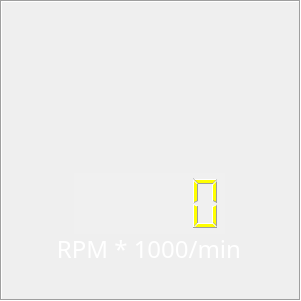
<?xml version="1.0" encoding="UTF-8"?>
<ui version="4.0">
 <class>rpm_widget</class>
 <widget class="QWidget" name="rpm_widget">
  <property name="geometry">
   <rect>
    <x>0</x>
    <y>0</y>
    <width>301</width>
    <height>301</height>
   </rect>
  </property>
  <property name="windowTitle">
   <string>Form</string>
  </property>
  <property name="styleSheet">
   <string notr="true">background: none;</string>
  </property>
  <widget class="QLabel" name="rpmCaption">
   <property name="geometry">
    <rect>
     <x>50</x>
     <y>238</y>
     <width>191</width>
     <height>21</height>
    </rect>
   </property>
   <property name="font">
    <font>
     <family>Levenim MT</family>
     <pointsize>18</pointsize>
    </font>
   </property>
   <property name="styleSheet">
    <string notr="true">color: white; background:none;</string>
   </property>
   <property name="text">
    <string>RPM * 1000/min</string>
   </property>
   <property name="alignment">
    <set>Qt::AlignRight|Qt::AlignTrailing|Qt::AlignVCenter</set>
   </property>
  </widget>
  <widget class="QGraphicsView" name="graphicsView">
   <property name="geometry">
    <rect>
     <x>0</x>
     <y>0</y>
     <width>301</width>
     <height>301</height>
    </rect>
   </property>
   <property name="styleSheet">
    <string notr="true">background: transparent; </string>
   </property>
  </widget>
  <widget class="QLCDNumber" name="rpmNumber">
   <property name="geometry">
    <rect>
     <x>74</x>
     <y>173</y>
     <width>151</width>
     <height>61</height>
    </rect>
   </property>
   <property name="styleSheet">
    <string notr="true">color: yellow;
background-color: rgba(255, 255, 255, 20)</string>
   </property>
   <property name="frameShape">
    <enum>QFrame::NoFrame</enum>
   </property>
   <property name="digitCount">
    <number>5</number>
   </property>
  </widget>
  <widget class="QLabel" name="black_circle">
   <property name="geometry">
    <rect>
     <x>0</x>
     <y>0</y>
     <width>301</width>
     <height>301</height>
    </rect>
   </property>
   <property name="layoutDirection">
    <enum>Qt::RightToLeft</enum>
   </property>
   <property name="styleSheet">
    <string notr="true">background-color: none;</string>
   </property>
   <property name="frameShape">
    <enum>QFrame::Box</enum>
   </property>
   <property name="frameShadow">
    <enum>QFrame::Sunken</enum>
   </property>
   <property name="text">
    <string/>
   </property>
   <property name="pixmap">
    <pixmap>img/blackcircle.png</pixmap>
   </property>
   <property name="scaledContents">
    <bool>true</bool>
   </property>
  </widget>
  <widget class="QWidget" name="dots_widget" native="true">
   <property name="enabled">
    <bool>true</bool>
   </property>
   <property name="geometry">
    <rect>
     <x>0</x>
     <y>0</y>
     <width>301</width>
     <height>301</height>
    </rect>
   </property>
   <widget class="QLabel" name="circle1">
    <property name="geometry">
     <rect>
      <x>14</x>
      <y>195</y>
      <width>31</width>
      <height>31</height>
     </rect>
    </property>
    <property name="text">
     <string/>
    </property>
    <property name="pixmap">
     <pixmap>img/colorized_circles/circle1.png</pixmap>
    </property>
    <property name="scaledContents">
     <bool>true</bool>
    </property>
   </widget>
   <widget class="QLabel" name="circle2">
    <property name="geometry">
     <rect>
      <x>7</x>
      <y>172</y>
      <width>31</width>
      <height>31</height>
     </rect>
    </property>
    <property name="text">
     <string/>
    </property>
    <property name="pixmap">
     <pixmap>img/colorized_circles/circle2.png</pixmap>
    </property>
    <property name="scaledContents">
     <bool>true</bool>
    </property>
   </widget>
   <widget class="QLabel" name="circle3">
    <property name="geometry">
     <rect>
      <x>1</x>
      <y>148</y>
      <width>31</width>
      <height>31</height>
     </rect>
    </property>
    <property name="text">
     <string/>
    </property>
    <property name="pixmap">
     <pixmap>img/colorized_circles/circle3.png</pixmap>
    </property>
    <property name="scaledContents">
     <bool>true</bool>
    </property>
   </widget>
   <widget class="QLabel" name="circle4">
    <property name="geometry">
     <rect>
      <x>2</x>
      <y>124</y>
      <width>31</width>
      <height>31</height>
     </rect>
    </property>
    <property name="text">
     <string/>
    </property>
    <property name="pixmap">
     <pixmap>img/colorized_circles/circle4.png</pixmap>
    </property>
    <property name="scaledContents">
     <bool>true</bool>
    </property>
   </widget>
   <widget class="QLabel" name="circle5">
    <property name="geometry">
     <rect>
      <x>8</x>
      <y>99</y>
      <width>31</width>
      <height>31</height>
     </rect>
    </property>
    <property name="text">
     <string/>
    </property>
    <property name="pixmap">
     <pixmap>img/colorized_circles/circle5.png</pixmap>
    </property>
    <property name="scaledContents">
     <bool>true</bool>
    </property>
   </widget>
   <widget class="QLabel" name="circle6">
    <property name="geometry">
     <rect>
      <x>18</x>
      <y>75</y>
      <width>31</width>
      <height>31</height>
     </rect>
    </property>
    <property name="text">
     <string/>
    </property>
    <property name="pixmap">
     <pixmap>img/colorized_circles/circle6.png</pixmap>
    </property>
    <property name="scaledContents">
     <bool>true</bool>
    </property>
   </widget>
   <widget class="QLabel" name="circle7">
    <property name="geometry">
     <rect>
      <x>31</x>
      <y>54</y>
      <width>31</width>
      <height>31</height>
     </rect>
    </property>
    <property name="text">
     <string/>
    </property>
    <property name="pixmap">
     <pixmap>img/colorized_circles/circle7.png</pixmap>
    </property>
    <property name="scaledContents">
     <bool>true</bool>
    </property>
   </widget>
   <widget class="QLabel" name="circle8">
    <property name="geometry">
     <rect>
      <x>48</x>
      <y>36</y>
      <width>31</width>
      <height>31</height>
     </rect>
    </property>
    <property name="text">
     <string/>
    </property>
    <property name="pixmap">
     <pixmap>img/colorized_circles/circle8.png</pixmap>
    </property>
    <property name="scaledContents">
     <bool>true</bool>
    </property>
   </widget>
   <widget class="QLabel" name="circle9">
    <property name="geometry">
     <rect>
      <x>68</x>
      <y>21</y>
      <width>31</width>
      <height>31</height>
     </rect>
    </property>
    <property name="text">
     <string/>
    </property>
    <property name="pixmap">
     <pixmap>img/colorized_circles/circle9.png</pixmap>
    </property>
    <property name="scaledContents">
     <bool>true</bool>
    </property>
   </widget>
   <widget class="QLabel" name="circle10">
    <property name="geometry">
     <rect>
      <x>89</x>
      <y>11</y>
      <width>31</width>
      <height>31</height>
     </rect>
    </property>
    <property name="text">
     <string/>
    </property>
    <property name="pixmap">
     <pixmap>img/colorized_circles/circle10.png</pixmap>
    </property>
    <property name="scaledContents">
     <bool>true</bool>
    </property>
   </widget>
   <widget class="QLabel" name="circle11">
    <property name="enabled">
     <bool>true</bool>
    </property>
    <property name="geometry">
     <rect>
      <x>112</x>
      <y>4</y>
      <width>31</width>
      <height>31</height>
     </rect>
    </property>
    <property name="text">
     <string/>
    </property>
    <property name="pixmap">
     <pixmap>img/colorized_circles/circle11.png</pixmap>
    </property>
    <property name="scaledContents">
     <bool>true</bool>
    </property>
   </widget>
   <widget class="QLabel" name="circle12">
    <property name="geometry">
     <rect>
      <x>136</x>
      <y>1</y>
      <width>31</width>
      <height>31</height>
     </rect>
    </property>
    <property name="text">
     <string/>
    </property>
    <property name="pixmap">
     <pixmap>img/colorized_circles/circle12.png</pixmap>
    </property>
    <property name="scaledContents">
     <bool>true</bool>
    </property>
   </widget>
   <widget class="QLabel" name="circle13">
    <property name="geometry">
     <rect>
      <x>159</x>
      <y>5</y>
      <width>31</width>
      <height>31</height>
     </rect>
    </property>
    <property name="text">
     <string/>
    </property>
    <property name="pixmap">
     <pixmap>img/colorized_circles/circle13.png</pixmap>
    </property>
    <property name="scaledContents">
     <bool>true</bool>
    </property>
   </widget>
   <widget class="QLabel" name="circle14">
    <property name="geometry">
     <rect>
      <x>182</x>
      <y>11</y>
      <width>31</width>
      <height>31</height>
     </rect>
    </property>
    <property name="text">
     <string/>
    </property>
    <property name="pixmap">
     <pixmap>img/colorized_circles/circle14.png</pixmap>
    </property>
    <property name="scaledContents">
     <bool>true</bool>
    </property>
   </widget>
   <widget class="QLabel" name="circle15">
    <property name="geometry">
     <rect>
      <x>205</x>
      <y>21</y>
      <width>31</width>
      <height>31</height>
     </rect>
    </property>
    <property name="text">
     <string/>
    </property>
    <property name="pixmap">
     <pixmap>img/colorized_circles/circle15.png</pixmap>
    </property>
    <property name="scaledContents">
     <bool>true</bool>
    </property>
   </widget>
   <widget class="QLabel" name="circle16">
    <property name="geometry">
     <rect>
      <x>224</x>
      <y>37</y>
      <width>31</width>
      <height>31</height>
     </rect>
    </property>
    <property name="text">
     <string/>
    </property>
    <property name="pixmap">
     <pixmap>img/colorized_circles/circle16.png</pixmap>
    </property>
    <property name="scaledContents">
     <bool>true</bool>
    </property>
   </widget>
   <widget class="QLabel" name="circle17">
    <property name="geometry">
     <rect>
      <x>241</x>
      <y>55</y>
      <width>31</width>
      <height>31</height>
     </rect>
    </property>
    <property name="text">
     <string/>
    </property>
    <property name="pixmap">
     <pixmap>img/colorized_circles/circle17.png</pixmap>
    </property>
    <property name="scaledContents">
     <bool>true</bool>
    </property>
   </widget>
   <widget class="QLabel" name="circle18">
    <property name="geometry">
     <rect>
      <x>253</x>
      <y>75</y>
      <width>31</width>
      <height>31</height>
     </rect>
    </property>
    <property name="text">
     <string/>
    </property>
    <property name="pixmap">
     <pixmap>img/colorized_circles/circle18.png</pixmap>
    </property>
    <property name="scaledContents">
     <bool>true</bool>
    </property>
   </widget>
   <widget class="QLabel" name="circle19">
    <property name="geometry">
     <rect>
      <x>263</x>
      <y>98</y>
      <width>31</width>
      <height>31</height>
     </rect>
    </property>
    <property name="text">
     <string/>
    </property>
    <property name="pixmap">
     <pixmap>img/colorized_circles/circle19.png</pixmap>
    </property>
    <property name="scaledContents">
     <bool>true</bool>
    </property>
   </widget>
   <widget class="QLabel" name="circle20">
    <property name="geometry">
     <rect>
      <x>269</x>
      <y>121</y>
      <width>31</width>
      <height>31</height>
     </rect>
    </property>
    <property name="text">
     <string/>
    </property>
    <property name="pixmap">
     <pixmap>img/colorized_circles/circle20.png</pixmap>
    </property>
    <property name="scaledContents">
     <bool>true</bool>
    </property>
   </widget>
   <widget class="QLabel" name="circle21">
    <property name="geometry">
     <rect>
      <x>270</x>
      <y>145</y>
      <width>31</width>
      <height>31</height>
     </rect>
    </property>
    <property name="text">
     <string/>
    </property>
    <property name="pixmap">
     <pixmap>img/colorized_circles/circle21.png</pixmap>
    </property>
    <property name="scaledContents">
     <bool>true</bool>
    </property>
   </widget>
   <widget class="QLabel" name="circle22">
    <property name="geometry">
     <rect>
      <x>266</x>
      <y>169</y>
      <width>31</width>
      <height>31</height>
     </rect>
    </property>
    <property name="text">
     <string/>
    </property>
    <property name="pixmap">
     <pixmap>img/colorized_circles/circle22.png</pixmap>
    </property>
    <property name="scaledContents">
     <bool>true</bool>
    </property>
   </widget>
   <widget class="QLabel" name="circle23">
    <property name="geometry">
     <rect>
      <x>257</x>
      <y>191</y>
      <width>31</width>
      <height>31</height>
     </rect>
    </property>
    <property name="text">
     <string/>
    </property>
    <property name="pixmap">
     <pixmap>img/colorized_circles/circle23.png</pixmap>
    </property>
    <property name="scaledContents">
     <bool>true</bool>
    </property>
   </widget>
  </widget>
  <widget class="QLabel" name="pintop">
   <property name="geometry">
    <rect>
     <x>130</x>
     <y>110</y>
     <width>41</width>
     <height>41</height>
    </rect>
   </property>
   <property name="styleSheet">
    <string notr="true">background: none;</string>
   </property>
   <property name="frameShape">
    <enum>QFrame::NoFrame</enum>
   </property>
   <property name="text">
    <string/>
   </property>
   <property name="pixmap">
    <pixmap>img/pintop.png</pixmap>
   </property>
   <property name="scaledContents">
    <bool>true</bool>
   </property>
  </widget>
  <zorder>black_circle</zorder>
  <zorder>graphicsView</zorder>
  <zorder>dots_widget</zorder>
  <zorder>rpmCaption</zorder>
  <zorder>rpmNumber</zorder>
  <zorder>pintop</zorder>
 </widget>
 <resources/>
 <connections/>
</ui>
